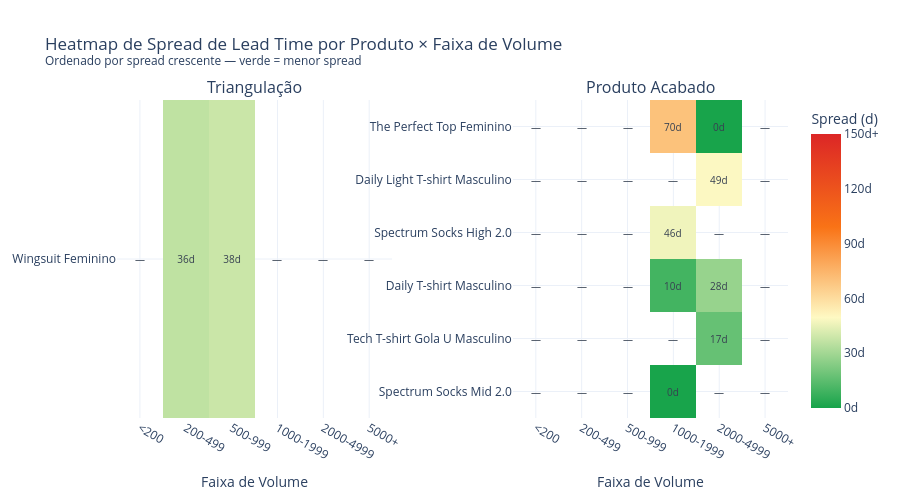

Notebook cell for this chart:
### Code cell
# Célula 10.1 — Heatmap de Spread por Produto × Faixa de Volume (PA e Tri separados)
# Ordenação crescente: produtos com menor spread ficam no topo.
# Células sem amostra suficiente exibem "—" em cinza.


def montar_heatmap_spread(df_spread_agg, label_fluxo):
    sub = df_spread_agg[df_spread_agg["fluxo"] == label_fluxo].copy()
    if len(sub) == 0:
        return None, None

    sub["produto_label"] = sub["product_names"].str[:35]

    pivot_spread = (
        sub.pivot_table(
            index="produto_label",
            columns="volume_bucket",
            values="spread_dias",
            aggfunc="median",
        )
        .reindex(columns=CONFIG["labels_volume"])
    )
    pivot_n = (
        sub.pivot_table(
            index="produto_label",
            columns="volume_bucket",
            values="n_total_grupo",
            aggfunc="sum",
        )
        .reindex(columns=CONFIG["labels_volume"])
    )

    pivot_spread = pivot_spread.where(pivot_n >= CONFIG["min_ops_grafico"])

    ordem = pivot_spread.max(axis=1).sort_values(ascending=True).index
    return pivot_spread.loc[ordem], pivot_n.loc[ordem]


hm_tri, n_tri_hm = montar_heatmap_spread(spread_agg, "Tri")
hm_pa,  n_pa_hm  = montar_heatmap_spread(spread_agg, "PA")

subplots_data = [
    (hm, n_hm, lbl)
    for hm, n_hm, lbl in [(hm_tri, n_tri_hm, "Triangulação"), (hm_pa, n_pa_hm, "Produto Acabado")]
    if hm is not None and len(hm) > 0
]

n_cols = len(subplots_data)
fig_hm = make_subplots(
    rows=1, cols=n_cols,
    subplot_titles=[lbl for _, _, lbl in subplots_data],
    horizontal_spacing=0.18,
)

for idx, (hm, n_hm, lbl) in enumerate(subplots_data, start=1):
    texto = hm.copy().astype(object)
    for i in hm.index:
        for j in hm.columns:
            v = hm.loc[i, j]
            texto.loc[i, j] = f"{v:.0f}d" if pd.notna(v) else "—"

    fig_hm.add_trace(
        go.Heatmap(
            z=hm.values,
            x=list(hm.columns),
            y=list(hm.index),
            text=texto.values,
            texttemplate="%{text}",
            textfont=dict(size=10, color="#374151"),
            colorscale=[
                [0.0,  COLORS["status_ok"]],
                [0.33, "#FEF9C3"],
                [0.66, COLORS["status_atencao"]],
                [1.0,  COLORS["status_critico"]],
            ],
            zmid=50,
            zmin=0,
            zmax=150,
            showscale=(idx == n_cols),
            colorbar=dict(
                title="Spread (d)",
                x=1.02,
                tickvals=[0, 30, 60, 90, 120, 150],
                ticktext=["0d", "30d", "60d", "90d", "120d", "150d+"],
            ) if idx == n_cols else None,
            hovertemplate=(
                "<b>%{y}</b><br>"
                "Volume: %{x}<br>"
                "Spread: %{z:.0f}d<extra></extra>"
            ),
        ),
        row=1, col=idx,
    )
    fig_hm.update_xaxes(title_text="Faixa de Volume", row=1, col=idx)

fig_hm.update_layout(
    title=(
        "Heatmap de Spread de Lead Time por Produto × Faixa de Volume<br>"
        "<sup>Ordenado por spread crescente — verde = menor spread</sup>"
    ),
    template=TEMPLATE,
    height=max(500, 22 * max(len(hm) for hm, _, _ in subplots_data) + 120),
)
fig_hm.show()

### Figure 1 — Plotly figure (JSON) as saved in the notebook; plotly's stock layout.template omitted (floating-point values rounded to 4 significant figures)
{"data": [{"colorscale": [[0, "#16A34A"], [0.33, "#FEF9C3"], [0.66, "#F97316"], [1, "#DC2626"]], "hovertemplate": "<b>%{y}</b><br>Volume: %{x}<br>Spread: %{z:.0f}d<extra></extra>", "showscale": false, "text": [["—", "36d", "38d", "—", "—", "—"]], "textfont": {"color": "#374151", "size": 10}, "texttemplate": "%{text}", "type": "heatmap", "x": ["<200", "200-499", "500-999", "1000-1999", "2000-4999", "5000+"], "xaxis": "x", "y": ["Wingsuit Feminino"], "yaxis": "y", "z": [[NaN, 36.0, 38.5, NaN, NaN, NaN]], "zmax": 150, "zmid": 50, "zmin": 0}, {"colorbar": {"ticktext": ["0d", "30d", "60d", "90d", "120d", "150d+"], "tickvals": [0, 30, 60, 90, 120, 150], "title": {"text": "Spread (d)"}, "x": 1.02}, "colorscale": [[0, "#16A34A"], [0.33, "#FEF9C3"], [0.66, "#F97316"], [1, "#DC2626"]], "hovertemplate": "<b>%{y}</b><br>Volume: %{x}<br>Spread: %{z:.0f}d<extra></extra>", "showscale": true, "text": [["—", "—", "—", "0d", "—", "—"], ["—", "—", "—", "—", "17d", "—"], ["—", "—", "—", "10d", "28d", "—"], ["—", "—", "—", "46d", "—", "—"], ["—", "—", "—", "—", "49d", "—"], ["—", "—", "—", "70d", "0d", "—"]], "textfont": {"color": "#374151", "size": 10}, "texttemplate": "%{text}", "type": "heatmap", "x": ["<200", "200-499", "500-999", "1000-1999", "2000-4999", "5000+"], "xaxis": "x2", "y": ["Spectrum Socks Mid 2.0", "Tech T-shirt Gola U Masculino", "Daily T-shirt Masculino", "Spectrum Socks High 2.0", "Daily Light T-shirt Masculino", "The Perfect Top Feminino"], "yaxis": "y2", "z": [[NaN, NaN, NaN, 0.5, NaN, NaN], [NaN, NaN, NaN, NaN, 17.0, NaN], [NaN, NaN, NaN, 9.5, 27.5, NaN], [NaN, NaN, NaN, 46.5, NaN, NaN], [NaN, NaN, NaN, NaN, 49.0, NaN], [NaN, NaN, NaN, 70.0, 0.5, NaN]], "zmax": 150, "zmid": 50, "zmin": 0}], "layout": {"annotations": [{"font": {"size": 16}, "showarrow": false, "text": "Triangulação", "x": 0.205, "xanchor": "center", "xref": "paper", "y": 1, "yanchor": "bottom", "yref": "paper"}, {"font": {"size": 16}, "showarrow": false, "text": "Produto Acabado", "x": 0.795, "xanchor": "center", "xref": "paper", "y": 1, "yanchor": "bottom", "yref": "paper"}], "height": 500, "title": {"text": "Heatmap de Spread de Lead Time por Produto × Faixa de Volume<br><sup>Ordenado por spread crescente — verde = menor spread</sup>"}, "xaxis": {"anchor": "y", "domain": [0, 0.41], "title": {"text": "Faixa de Volume"}}, "xaxis2": {"anchor": "y2", "domain": [0.59, 1], "title": {"text": "Faixa de Volume"}}, "yaxis": {"anchor": "x", "domain": [0, 1]}, "yaxis2": {"anchor": "x2", "domain": [0, 1]}}}
